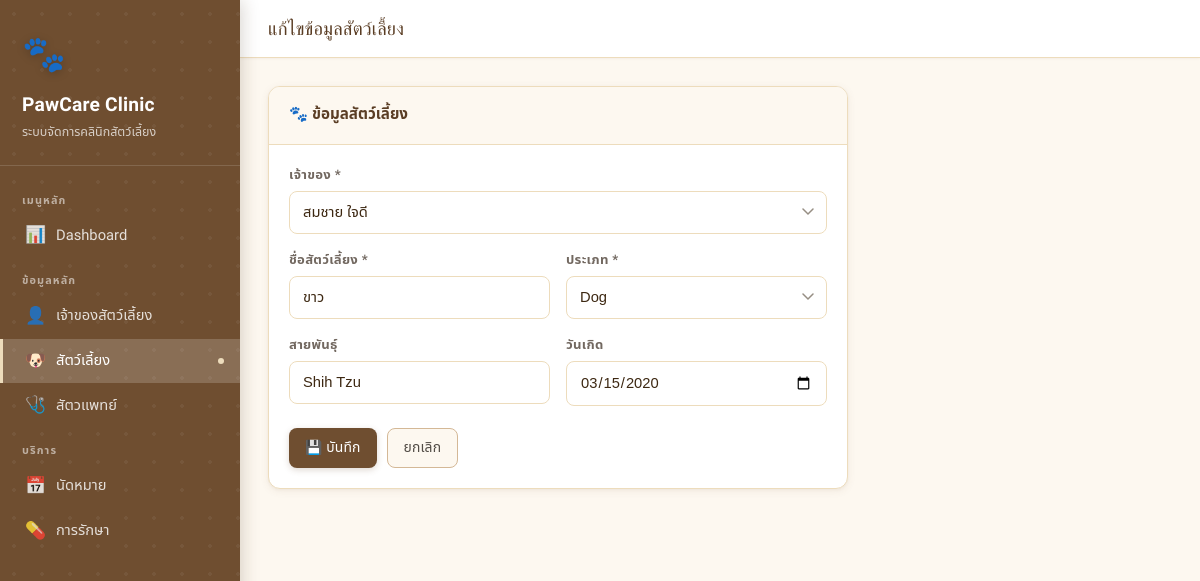
Page /pets/1/edit on the committed database.
### tables this page shows
CREATE TABLE pets (
        pet_id      INTEGER PRIMARY KEY AUTOINCREMENT,
        owner_id    INTEGER NOT NULL,
        name        TEXT NOT NULL,
        species     TEXT NOT NULL,
        breed       TEXT,
        birth_date  TEXT,
        FOREIGN KEY (owner_id) REFERENCES owners(owner_id) ON DELETE CASCADE
    );

### app.py (the view, shortened to what this page needs)
@app.route('/pets/<int:pid>/edit', methods=['GET', 'POST'])
def pet_edit(pid):
    db = get_db()
    pet = db.execute("SELECT * FROM pets WHERE pet_id=?", (pid,)).fetchone()
    owners = db.execute("SELECT owner_id, first_name||' '||last_name AS name FROM owners").fetchall()
    db.close()
    return render_template('pet_form.html', pet=pet, owners=owners)

### app.py (called while the page is built)
def get_db():
    conn = sqlite3.connect(DB_PATH)
    conn.row_factory = sqlite3.Row
    conn.execute("PRAGMA foreign_keys = ON")
    return conn

### templates/pet_form.html (shortened to what this page needs)
{% extends 'base.html' %}
{% block page_title %}{{ 'แก้ไขข้อมูลสัตว์เลี้ยง' if pet else 'เพิ่มสัตว์เลี้ยงใหม่' }}{% endblock %}
{% block content %}
<div class="card" style="max-width:580px">
  <div class="card-header"><h3>🐾 ข้อมูลสัตว์เลี้ยง</h3></div>
  <div class="card-body">
    <form method="post">
      <div class="form-grid">
        <div class="form-group full">
          <label>เจ้าของ *</label>
          <select name="owner_id" required>
            {% for o in owners %}<option value="{{ o.owner_id }}" {% if pet and pet.owner_id==o.owner_id %}selected{% endif %}>{{ o.name }}</option>{% endfor %}
          </select>
        </div>
        <div class="form-group">
          <label>ชื่อสัตว์เลี้ยง *</label>
          <input name="name" value="{{ pet.name if pet else '' }}" required>
        </div>
        <div class="form-group">
          <label>ประเภท *</label>
          <select name="species" required>
            {% for s in ['Dog','Cat','Bird','Rabbit','Other'] %}
            <option value="{{ s }}" {% if pet and pet.species==s %}selected{% endif %}>{{ s }}</option>
            {% endfor %}
          </select>
        </div>
        <div class="form-group">
          <label>สายพันธุ์</label>
          <input name="breed" value="{{ pet.breed if pet else '' }}">
        </div>
        <div class="form-group">
          <label>วันเกิด</label>
          <input name="birth_date" type="date" value="{{ pet.birth_date if pet else '' }}">
        </div>
      </div>
      <div style="display:flex;gap:10px;margin-top:22px">
        <button class="btn btn-primary" type="submit">💾 บันทึก</button>
        <a href="{{ url_for('pets') }}" class="btn btn-secondary">ยกเลิก</a>
      </div>
    </form>
  </div>
</div>
{% endblock %}

### templates/base.html (style rules this page uses)
:root { --cream-50: #fdf8f0; --cream-100: #f5ead6; --cream-200: #eddcbc; --cream-300: #e0c99a; --brown-100: #d4b896; --brown-200: #c09a72; --brown-300: #a67c52; --brown-400: #8b6340; --brown-500: #6f4e30; --brown-600: #5a3d24; --brown-700: #3d2812; --gray-50: #f7f5f2; --gray-100: #ede9e3; --gray-200: #d6cfc6; --gray-300: #b8b0a4; --gray-400: #968e83; --gray-500: #726860; --gray-600: #524c46; --rose-soft: #f2e4de; --rose-text: #8b4a3a; --sage-soft: #e2ebdf; --sage-text: #3d5e38; --sky-soft: #dce8f0; --sky-text: #2d5470; --amber-soft:#f5e8cc; --amber-text:#7a5318; --bg-page: var(--cream-50); --bg-surface: #ffffff; --bg-raised: #ffffff; --bg-subtle: var(--cream-100); --text-primary: var(--brown-700); --text-secondary: var(--gray-500); --text-muted: var(--gray-400); --border: var(--cream-200); --border-strong: var(--brown-100); --accent: var(--brown-500); --accent-hover: var(--brown-600); --accent-light: var(--cream-100); --shadow-xs: 0 1px 2px rgba(111,78,48,.06); --shadow-sm: 0 2px 8px rgba(111,78,48,.08), 0 1px 3px rgba(111,78,48,.05); --shadow-md: 0 4px 16px rgba(111,78,48,.10), 0 2px 6px rgba(111,78,48,.06); --radius-sm: 8px; --radius-md: 12px; --radius-lg: 16px; --radius-xl: 24px; }
* { box-sizing: border-box; margin: 0; padding: 0; }
body { font-family: 'Noto Sans Thai', 'Mitr', sans-serif; background: var(--bg-page); color: var(--text-primary); min-height: 100vh; font-size: 15px; line-height: 1.6; }
.card { background: var(--bg-surface); border-radius: var(--radius-md); border: 1px solid var(--border); box-shadow: var(--shadow-sm); overflow: hidden; transition: box-shadow .2s; }
.card-header { padding: 16px 20px; border-bottom: 1px solid var(--border); display: flex; align-items: center; justify-content: space-between; background: var(--cream-50); }
.card-header h3 { font-size: .95rem; font-weight: 600; color: var(--brown-600); }
.card-body { padding: 20px; }
.btn { display: inline-flex; align-items: center; gap: 6px; padding: 8px 16px; border-radius: var(--radius-sm); font-size: .87rem; font-weight: 500; cursor: pointer; border: none; text-decoration: none; transition: all .18s; font-family: 'Noto Sans Thai', sans-serif; letter-spacing: .01em; white-space: nowrap; }
.btn-primary { background: var(--brown-500); color: #fff; box-shadow: 0 2px 6px rgba(111,78,48,.22); }
.btn-secondary { background: var(--cream-50); color: var(--gray-600); border: 1px solid var(--border-strong); }
.form-grid { display: grid; grid-template-columns: 1fr 1fr; gap: 16px; }
.form-group { display: flex; flex-direction: column; gap: 5px; }
.form-group.full { grid-column: 1 / -1; }
label { font-size: .82rem; font-weight: 600; color: var(--gray-500); letter-spacing: .02em; }
input, select, textarea { padding: 9px 13px; border: 1.5px solid var(--border); border-radius: var(--radius-sm); font-size: .92rem; font-family: 'Noto Sans Thai', sans-serif; color: var(--text-primary); background: var(--bg-surface); transition: border .2s, box-shadow .2s, background .2s; width: 100%; }
select { cursor: pointer; appearance: none; background-repeat: no-repeat; background-position: right 12px center; padding-right: 34px; }

### rows in the picture
pets: owner_id "สมชาย ใจดี", name "ขาว", species "Dog", breed "Shih Tzu", birth_date "03/15/2020"

### other values in the picture
{{ 'แก้ไขข้อมูลสัตว์เลี้ยง' if pet else 'เพิ่มสัตว์เลี้ยงใหม่' }} "แก้ไขข้อมูลสัตว์เลี้ยง"
